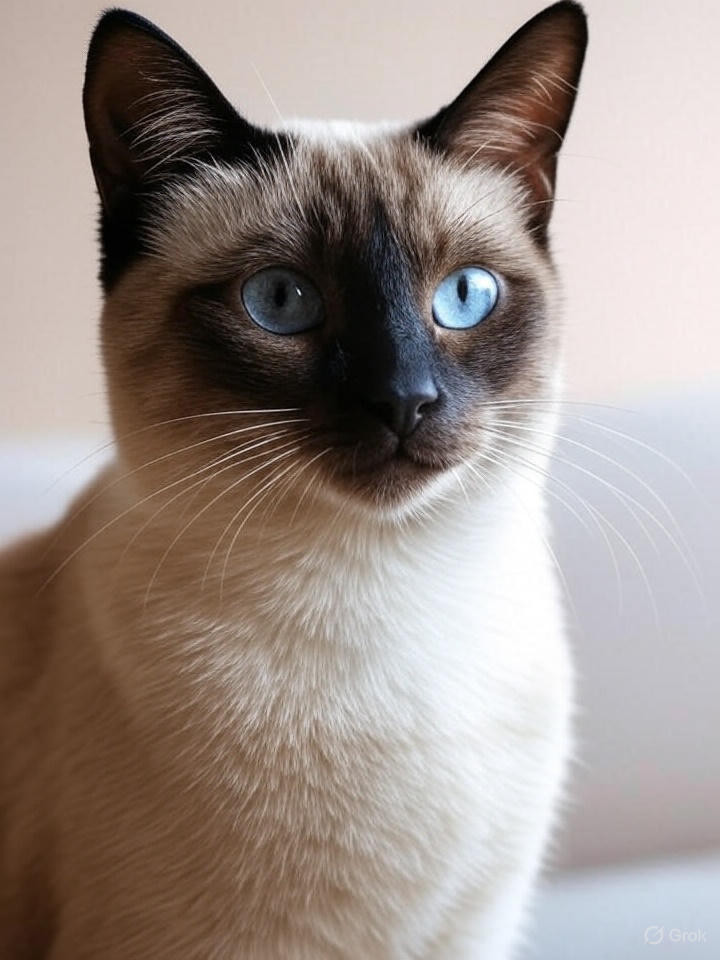
#> input picture Image Enhancement/assets/Image.jpeg, 720 x 960 px
$ jupyter execute Blur.ipynb
#> lines starting #> are read from the running program, lines starting #| are printed output that depends on the picture
# Image Blurring Techniques with OpenCV

In this notebook, we will explore different types of **image blurring (smoothing)** techniques using OpenCV.
Blurring is commonly used to reduce noise, smooth details, or create artistic effects.

We will use the sample image stored at:
`assets/Image2.jpg`

---

## 1. Import Libraries

[cell 1]
import cv2
import numpy as np
import matplotlib.pyplot as plt

# Helper function to display two images side by side
def show_side_by_side(title1, img1, title2, img2):
    plt.figure(figsize=(10,5))

    plt.subplot(1,2,1)
    if len(img1.shape) == 2:
        plt.imshow(img1, cmap="gray")
    else:
        plt.imshow(cv2.cvtColor(img1, cv2.COLOR_BGR2RGB))
    plt.title(title1)
    plt.axis("off")

    plt.subplot(1,2,2)
    if len(img2.shape) == 2:
        plt.imshow(img2, cmap="gray")
    else:
        plt.imshow(cv2.cvtColor(img2, cv2.COLOR_BGR2RGB))
    plt.title(title2)
    plt.axis("off")

    plt.show()

## 2. Load the Image

[cell 2]
# Load the image
image = cv2.imread("assets/Image.jpeg")
#> image is the input picture: shape (960, 720, 3); mean B, G, R 138.4, 144.1, 155.9

# Show original
plt.figure(figsize=(6,6))
plt.imshow(cv2.cvtColor(image, cv2.COLOR_BGR2RGB))
plt.title("Original Image")
plt.axis("off")
plt.show()

## 🔹 1. Average Blur

**Description:**
- Each pixel is replaced with the **average of its neighboring pixels**.
- Creates a simple smoothing effect, but it can blur edges significantly.

- Works by averaging all pixel values within the kernel region.
- Produces uniform smoothing across the image.
- **To increase blur intensity:**
  - Increase the **kernel size** `(k x k)`. Larger kernels cause stronger blur.

**Use Case:**
- Reducing overall noise.
- Quick and simple blur for preprocessing.

[cell 3]
# Apply Average Blur
average_blur = cv2.blur(image, (20,20))
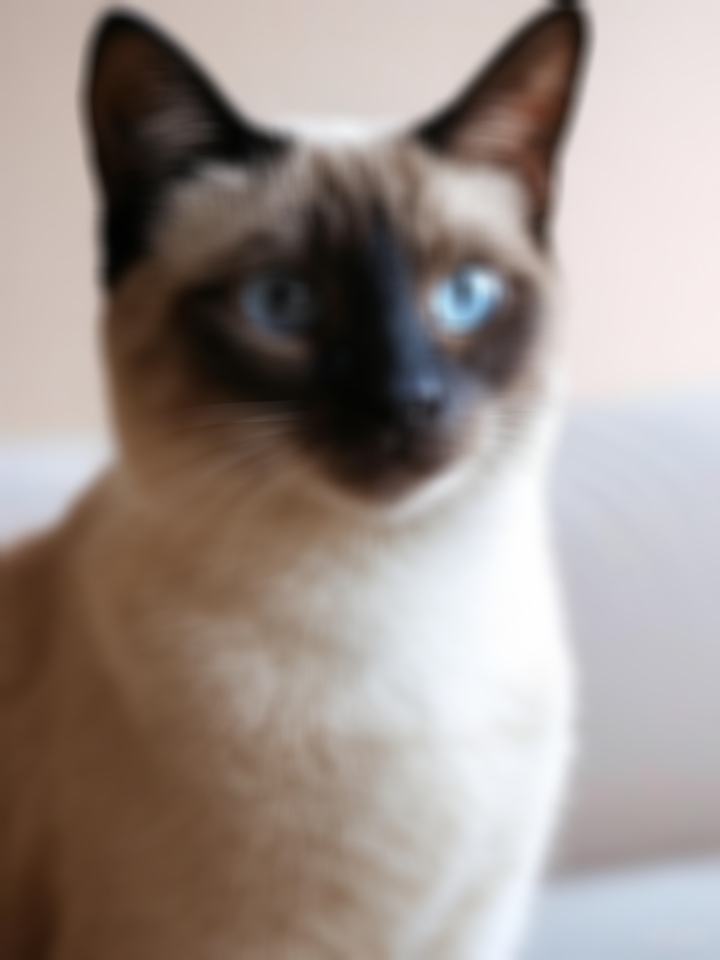
#> average_blur: shape (960, 720, 3); mean B, G, R 138.4, 144.1, 155.9

# Compare with original
show_side_by_side("Original", image, "Average Blur (7x7)", average_blur)
#> in show_side_by_side, `plt.show()`:
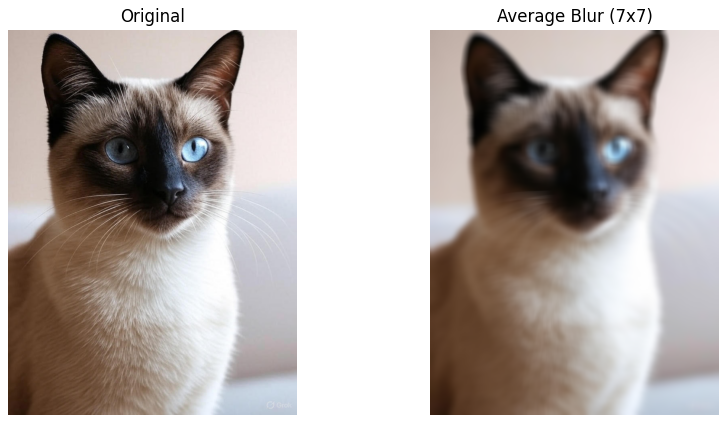
#> figure drawn by matplotlib, 2 panels

## 🔹 2. Gaussian Blur

**Description:**
- Uses a **Gaussian kernel** where closer pixels have higher weights.
- Produces a more **natural-looking blur** compared to average blur.
- Uses a Gaussian (bell-shaped) function to weigh pixels, giving more importance to central ones.
- Produces a soft and natural blur.
- **To increase blur intensity:**
  - Increase the **kernel size** `(k x k)`.
  - Increase the **standard deviation (sigma)** value. Both make the blur stronger.

**Use Case:**
- Removing Gaussian noise.
- Preprocessing before edge detection.
- Image smoothing while retaining some details.

[cell 4]
# Apply Gaussian Blurring
gaussian_blur = cv2.GaussianBlur(image, (21,21), 20)

show_side_by_side("Original", image, "Gaussian Blur (7x7)", gaussian_blur)

## 🔹 3. Median Blur

**Description:**
- Each pixel is replaced with the **median value** of the neighboring pixels.
- Very effective for removing **salt & pepper noise**.
- Replaces each pixel with the **median** of the surrounding pixels in the kernel.
- Very effective at removing **salt-and-pepper noise** while preserving edges.
- **To increase blur intensity:**
  - Increase the **kernel size** (must be an odd number, e.g., 3, 5, 7...).

**Use Case:**
- Denoising images with impulse noise.
- Preserving edges better than average blur.

[cell 5]
# Apply Median Blur
median_blur = cv2.medianBlur(image, 21)
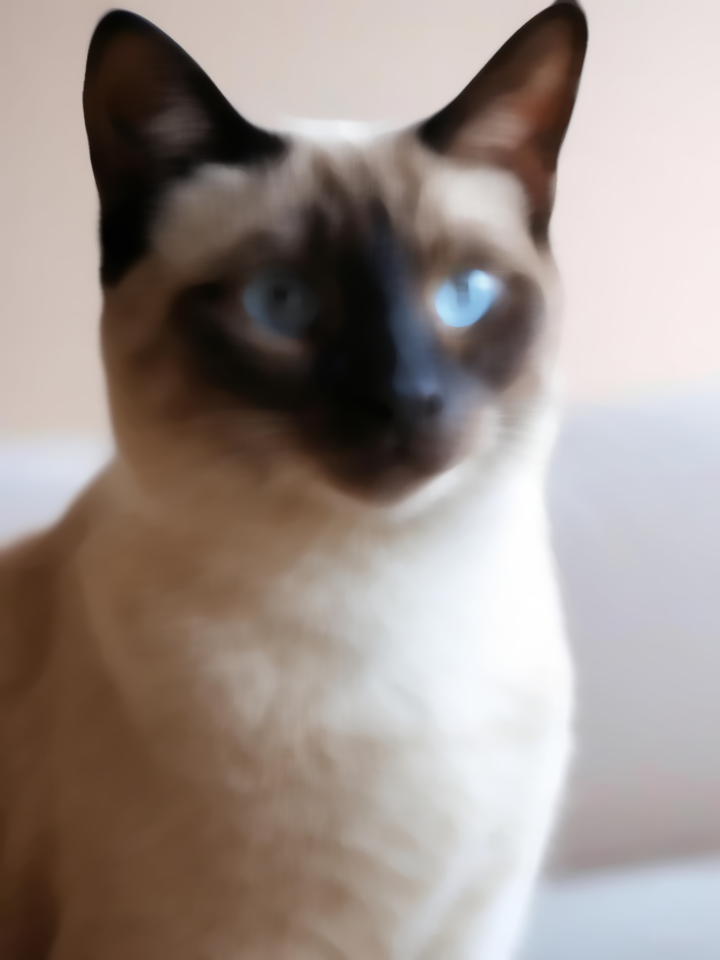
#> median_blur: shape (960, 720, 3); mean B, G, R 138, 143.7, 155.6

# Compare with original
show_side_by_side("Original", image, "Median Blur (7x7)", median_blur)

## 🔹 4. Bilateral Filter

**Description:**
- Blurs the image **while preserving edges**.
- Takes into account both **spatial distance** (pixel location) and **intensity difference** (pixel color/brightness).
- Considers both spatial closeness and pixel intensity difference.
- Smooths flat regions while preserving sharp edges.
- **To increase blur intensity:**
  - Increase **diameter (d)** of the neighborhood.
  - Increase **sigmaColor** (how much color difference is allowed to blend).
  - Increase **sigmaSpace** (how far pixels can influence each other).

**Use Case:**
- Denoising natural images (faces, landscapes).
- Applications where edges must remain sharp.

[cell 6]
# Apply Bilateral Filtering
bilateral_blur = cv2.bilateralFilter(image, 20, 200, 200)

# Compare with original
show_side_by_side("Original", image, "Bilateral Filter", bilateral_blur)

## 5. Motion Blur (Custom Kernel)
- Simulates motion by averaging pixels along a specific direction (horizontal, vertical, or diagonal).
- Creates a streaking effect as if the camera or object moved.
- **To increase blur intensity:**
  - Increase the **length of the motion kernel** (e.g., from 5 → 15 → 30).
  - Longer kernels create stronger motion blur.

[cell 7]
# Define the size of the motion blur kernel
kernel_size = 20

# Create a motion blur kernel (horizontal motion)
motion_kernel = np.zeros((kernel_size, kernel_size))
motion_kernel[int((kernel_size - 1)/2), :] = np.ones(kernel_size)
motion_kernel = motion_kernel / kernel_size

# Apply the kernel to the image
motion_blur = cv2.filter2D(image, -1, motion_kernel)

# Compare with original
show_side_by_side("Original", image, "Motion Blur", motion_blur)

## Comparison of Blurring Techniques

Let's compare all techniques side by side.

[cell 8]
plt.figure(figsize=(12,8))

titles = ["Original", "Average Blur", "Gaussian Blur", "Median Blur", "Bilateral Filter", "Motion Blur"]
images = [image, average_blur, gaussian_blur, median_blur, bilateral_blur, motion_blur]

for i in range(6):
    plt.subplot(2,3,i+1)
    img = images[i]
    plt.imshow(cv2.cvtColor(img, cv2.COLOR_BGR2RGB))
    plt.title(titles[i])
    plt.axis("off")

plt.tight_layout()
plt.show()
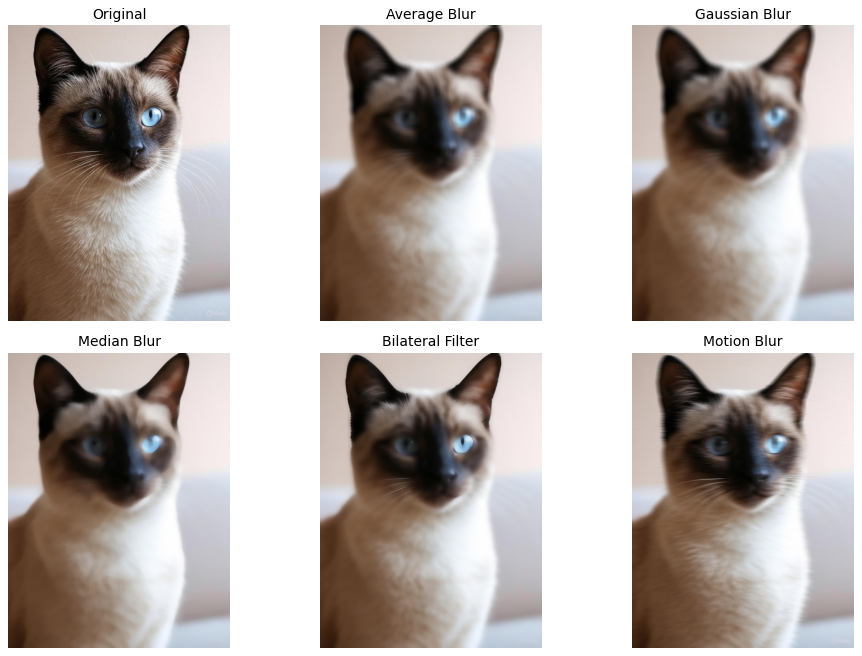
#> figure drawn by matplotlib, 6 panels
